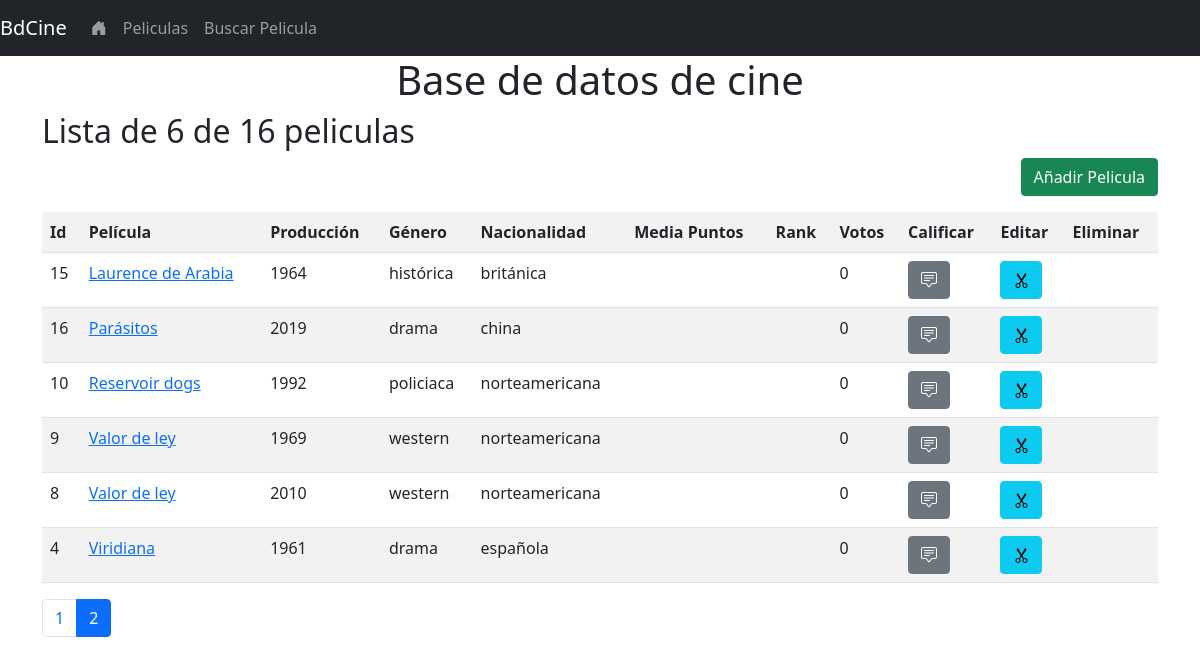
/peliculas?pagina_no=2, run on the app's committed database.
### tables this page shows
CREATE TABLE peliculas (
  id INT(11) NOT NULL AUTO_INCREMENT PRIMARY KEY,
  pelicula VARCHAR(40) NOT NULL,
  fecha year(4) DEFAULT NULL COMMENT 'Año Producción',
  genero INT(11) NOT NULL,
  nacionalidad INT(11) NOT NULL,
  sinopsis text DEFAULT NULL,
  num_votos INT(11) UNSIGNED NOT NULL DEFAULT 0,
  puntuacion_total INT(11) UNSIGNED NOT NULL DEFAULT 0,
  puntuacion_media FLOAT(4, 2) DEFAULT NULL,
  create_time datetime DEFAULT current_timestamp() COMMENT 'fecha inserción',
  FOREIGN KEY (genero) REFERENCES generos(id),
  FOREIGN KEY (nacionalidad) REFERENCES nacionalidades(id),
  UNIQUE(pelicula, fecha)
);

CREATE TABLE generos(
  id INT(11) NOT NULL AUTO_INCREMENT PRIMARY KEY,
  genero VARCHAR(30) NOT NULL
);

CREATE TABLE nacionalidades(
  id INT(11) NOT NULL AUTO_INCREMENT PRIMARY KEY,
  nacionalidad VARCHAR(30) NOT NULL
);

### models/peliculas_paginacion_model.php (called while the page is built, shortened)
<?php
require "../config.php";
if (isset($_GET['pagina_no'])) {
    $pagina_no = $_GET['pagina_no'];
} else {
    $pagina_no = 1;
}
$limit = 10;
$offset = ($pagina_no - 1) * $limit;
try {
    $conexion = new PDO($dsn, $username, $password, $options);
    $sql_num = "SELECT COUNT(*) FROM peliculas";
    $consulta_num = $conexion->prepare($sql_num);
    $consulta_num->setFetchMode(PDO::FETCH_ASSOC);
    $consulta_num->execute();
    $num_rows = $consulta_num->fetchColumn();
    $sql = "SELECT peliculas.id AS id,
peliculas.pelicula AS pelicula,
peliculas.fecha AS produccion,
generos.genero AS genero,
nacionalidades.nacionalidad AS nacionalidad,
peliculas.puntuacion_media AS puntos,
peliculas.num_votos AS votos
 FROM peliculas
JOIN generos on peliculas.genero = generos.id
JOIN nacionalidades  on peliculas.nacionalidad = nacionalidades.id
ORDER BY  peliculas.pelicula
LIMIT $offset, $limit
";
    $consulta = $conexion->prepare($sql);
    $consulta->setFetchMode(PDO::FETCH_ASSOC);
    $consulta->execute();
    while ($row = $consulta->fetch()) {
        $rows[] = $row;
    }
} catch (PDOException $error) {
    echo $sql . "<br>" . $error->getMessage();
}

### public/index.php (called while the page is built, shortened)
<?php
include '../routes/routes.php';

### views/peliculas_view.php (the view, shortened to what this page needs)
<?php
if (isset($rows) && count($rows) > 0) :
?>
    <h2>Lista de <?php
                    echo count($rows);
                    if (isset($num_rows)) echo ' de ' . $num_rows;
                    ?> peliculas</h2>
    <p class='text-end'><a class='btn btn-success' href="/peliculas/ingresar">Añadir Pelicula</a></p>
    <table class='table table-striped'>
        <tr>
            <th>Id</th>
            <th>Película</th>
            <th>Producción</th>
            <th>Género</th>
            <th>Nacionalidad</th>
            <th>Media Puntos</th>
            <th>Rank</th>
            <th>Votos</th>
            <th>Calificar</th>
            <th>Editar</th>
            <th>Eliminar</th>
        </tr>
        <?php
        foreach ($rows as  $clave) :
            echo '<tr>';
            echo '<td>';
            echo $clave['id'];
            echo '</td>';
        ?>
            <td><a href="/peliculas?id=<?php echo $clave['id']; ?> "><?php echo $clave['pelicula']; ?> </a></td>
            <?php
            echo '<td>';
            echo $clave['produccion'];
            echo '</td>';
            echo '<td>';
            echo $clave['genero'];
            echo '</td>';
            echo '<td>';
            echo $clave['nacionalidad'];
            echo '</td>';
            echo '<td>';
            echo '</td>';
            ?>
            <td> <?php stars($clave['puntos']); ?></td>
            <?php
            echo '<td>';
            echo $clave['votos'];
            echo '</td>';
            ?>
            <td><a class='btn btn-secondary' title='calificar' href="/peliculas?id=<?php echo $clave['id']; ?>#stars_rating "><i class=" bi bi-chat-square-text"></i></a></td>
            <td><a class='btn btn-info' title='editar' href=" /peliculas/editar?id=<?php echo $clave['id']; ?> "><i class=" bi bi-scissors"></i></a></td>
            <td><?php
                ?></td>
        <?php
            echo '</tr>';
        endforeach;
        ?>
    </table>
<?php endif; ?>

### data on the page
peliculas: id "15", pelicula "Laurence de Arabia", fecha "1964", genero.genero "histórica", nacionalidad.nacionalidad "británica", num_votos "0"
peliculas: id "16", pelicula "Parásitos", fecha "2019", genero.genero "drama", nacionalidad.nacionalidad "china", num_votos "0"
peliculas: id "10", pelicula "Reservoir dogs", fecha "1992", genero.genero "policiaca", nacionalidad.nacionalidad "norteamericana", num_votos "0"
peliculas: id "9", pelicula "Valor de ley", fecha "1969", genero.genero "western", nacionalidad.nacionalidad "norteamericana", num_votos "0"
peliculas: id "8", pelicula "Valor de ley", fecha "2010", genero.genero "western", nacionalidad.nacionalidad "norteamericana", num_votos "0"
peliculas: id "4", pelicula "Viridiana", fecha "1961", genero.genero "drama", nacionalidad.nacionalidad "española", num_votos "0"

### other printed values
count($rows) "6"
$num_rows "16"
